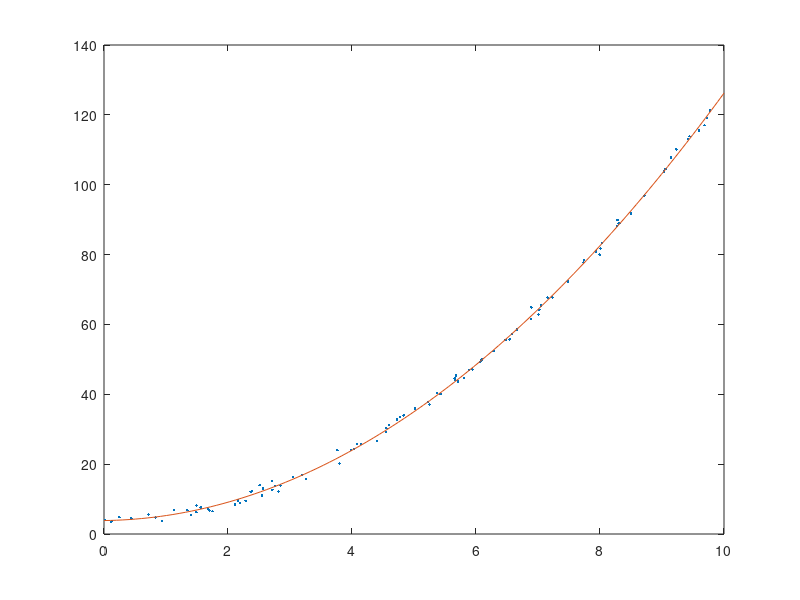

This chart was generated by the following MATLAB code:
clear all;

n=100;
xmax=10;
noise=randn(n,1);
x = rand(n,1)*xmax;
beta0 = 4.;
beta1 = 0.2;
beta2=1.2;

y = beta0 + beta1 * x + + beta2 * x.^2 + noise;

X = [ones(size(x)) x x.^2];

b = regress(y,X)
%beta = regression(y,X)

dx1=xmax/(n-1);
x1 = 0:dx1:xmax;
y1 = b(1)+b(2)*x1+b(3)*x1.^2;

plot(x,y,'.')
hold on
plot(x1,y1)
